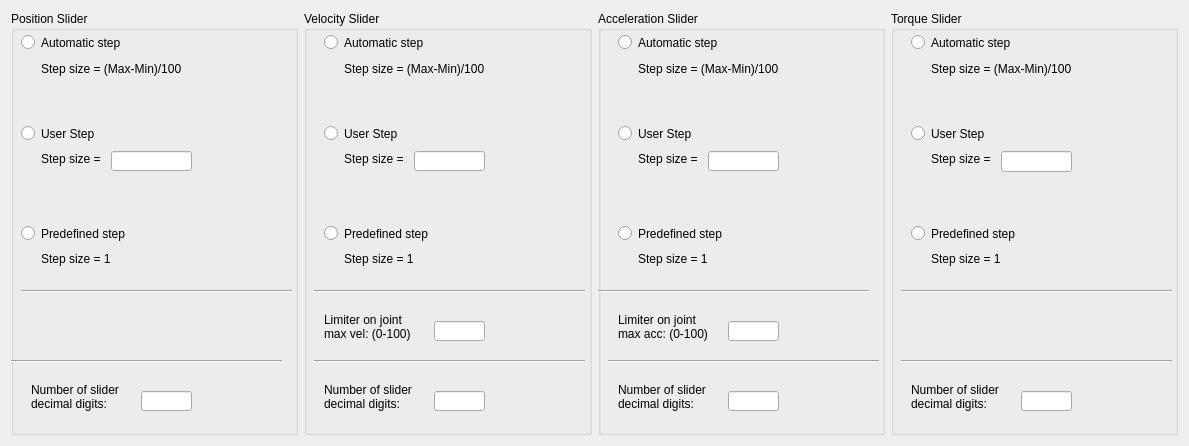
<?xml version="1.0" encoding="UTF-8"?>
<ui version="4.0">
 <class>sliderOptions</class>
 <widget class="QDialog" name="sliderOptions">
  <property name="geometry">
   <rect>
    <x>0</x>
    <y>0</y>
    <width>1189</width>
    <height>446</height>
   </rect>
  </property>
  <property name="windowTitle">
   <string>Dialog</string>
  </property>
  <layout class="QHBoxLayout" name="horizontalLayout">
   <item>
    <widget class="QGroupBox" name="groupBox">
     <property name="title">
      <string>Position Slider</string>
     </property>
     <widget class="QRadioButton" name="radio_pos_auto">
      <property name="geometry">
       <rect>
        <x>10</x>
        <y>23</y>
        <width>141</width>
        <height>17</height>
       </rect>
      </property>
      <property name="text">
       <string>Automatic step</string>
      </property>
     </widget>
     <widget class="QRadioButton" name="radio_pos_user">
      <property name="geometry">
       <rect>
        <x>10</x>
        <y>114</y>
        <width>171</width>
        <height>17</height>
       </rect>
      </property>
      <property name="text">
       <string>User Step</string>
      </property>
     </widget>
     <widget class="QRadioButton" name="radio_pos_one">
      <property name="geometry">
       <rect>
        <x>10</x>
        <y>214</y>
        <width>131</width>
        <height>17</height>
       </rect>
      </property>
      <property name="text">
       <string>Predefined step</string>
      </property>
     </widget>
     <widget class="QLabel" name="label">
      <property name="geometry">
       <rect>
        <x>30</x>
        <y>240</y>
        <width>121</width>
        <height>16</height>
       </rect>
      </property>
      <property name="text">
       <string>Step size = 1</string>
      </property>
     </widget>
     <widget class="QLabel" name="label_2">
      <property name="geometry">
       <rect>
        <x>30</x>
        <y>140</y>
        <width>61</width>
        <height>16</height>
       </rect>
      </property>
      <property name="text">
       <string>Step size =</string>
      </property>
     </widget>
     <widget class="QLabel" name="label_3">
      <property name="geometry">
       <rect>
        <x>30</x>
        <y>50</y>
        <width>161</width>
        <height>16</height>
       </rect>
      </property>
      <property name="text">
       <string>Step size = (Max-Min)/100</string>
      </property>
     </widget>
     <widget class="QLineEdit" name="pos_step">
      <property name="geometry">
       <rect>
        <x>100</x>
        <y>140</y>
        <width>81</width>
        <height>20</height>
       </rect>
      </property>
     </widget>
     <widget class="QLabel" name="label_11">
      <property name="geometry">
       <rect>
        <x>20</x>
        <y>360</y>
        <width>101</width>
        <height>51</height>
       </rect>
      </property>
      <property name="text">
       <string>Number of slider decimal digits:</string>
      </property>
      <property name="wordWrap">
       <bool>true</bool>
      </property>
     </widget>
     <widget class="QLineEdit" name="pos_decimal_digits">
      <property name="geometry">
       <rect>
        <x>130</x>
        <y>380</y>
        <width>51</width>
        <height>20</height>
       </rect>
      </property>
     </widget>
     <widget class="Line" name="line">
      <property name="geometry">
       <rect>
        <x>10</x>
        <y>270</y>
        <width>271</width>
        <height>20</height>
       </rect>
      </property>
      <property name="orientation">
       <enum>Qt::Horizontal</enum>
      </property>
     </widget>
     <widget class="Line" name="line_8">
      <property name="geometry">
       <rect>
        <x>0</x>
        <y>340</y>
        <width>271</width>
        <height>20</height>
       </rect>
      </property>
      <property name="orientation">
       <enum>Qt::Horizontal</enum>
      </property>
     </widget>
    </widget>
   </item>
   <item>
    <widget class="QGroupBox" name="groupBox_2">
     <property name="title">
      <string>Velocity Slider</string>
     </property>
     <widget class="QRadioButton" name="radio_vel_auto">
      <property name="geometry">
       <rect>
        <x>20</x>
        <y>23</y>
        <width>121</width>
        <height>17</height>
       </rect>
      </property>
      <property name="text">
       <string>Automatic step</string>
      </property>
     </widget>
     <widget class="QLabel" name="label_4">
      <property name="geometry">
       <rect>
        <x>40</x>
        <y>240</y>
        <width>141</width>
        <height>16</height>
       </rect>
      </property>
      <property name="text">
       <string>Step size = 1</string>
      </property>
     </widget>
     <widget class="QRadioButton" name="radio_vel_user">
      <property name="geometry">
       <rect>
        <x>20</x>
        <y>114</y>
        <width>151</width>
        <height>17</height>
       </rect>
      </property>
      <property name="text">
       <string>User Step</string>
      </property>
     </widget>
     <widget class="QLabel" name="label_5">
      <property name="geometry">
       <rect>
        <x>40</x>
        <y>140</y>
        <width>61</width>
        <height>16</height>
       </rect>
      </property>
      <property name="text">
       <string>Step size =</string>
      </property>
     </widget>
     <widget class="QRadioButton" name="radio_vel_one">
      <property name="geometry">
       <rect>
        <x>20</x>
        <y>214</y>
        <width>131</width>
        <height>17</height>
       </rect>
      </property>
      <property name="text">
       <string>Predefined step</string>
      </property>
     </widget>
     <widget class="QLabel" name="label_6">
      <property name="geometry">
       <rect>
        <x>40</x>
        <y>50</y>
        <width>161</width>
        <height>16</height>
       </rect>
      </property>
      <property name="text">
       <string>Step size = (Max-Min)/100</string>
      </property>
     </widget>
     <widget class="QLineEdit" name="vel_step">
      <property name="geometry">
       <rect>
        <x>110</x>
        <y>140</y>
        <width>71</width>
        <height>20</height>
       </rect>
      </property>
     </widget>
     <widget class="QLineEdit" name="vel_limiter">
      <property name="geometry">
       <rect>
        <x>130</x>
        <y>310</y>
        <width>51</width>
        <height>20</height>
       </rect>
      </property>
     </widget>
     <widget class="QLabel" name="label_10">
      <property name="geometry">
       <rect>
        <x>20</x>
        <y>300</y>
        <width>101</width>
        <height>31</height>
       </rect>
      </property>
      <property name="text">
       <string>Limiter on joint
max vel: (0-100)</string>
      </property>
     </widget>
     <widget class="QLabel" name="label_16">
      <property name="geometry">
       <rect>
        <x>20</x>
        <y>360</y>
        <width>101</width>
        <height>51</height>
       </rect>
      </property>
      <property name="text">
       <string>Number of slider decimal digits:</string>
      </property>
      <property name="wordWrap">
       <bool>true</bool>
      </property>
     </widget>
     <widget class="QLineEdit" name="vel_decimal_digits">
      <property name="geometry">
       <rect>
        <x>130</x>
        <y>380</y>
        <width>51</width>
        <height>20</height>
       </rect>
      </property>
     </widget>
     <widget class="Line" name="line_2">
      <property name="geometry">
       <rect>
        <x>10</x>
        <y>270</y>
        <width>271</width>
        <height>20</height>
       </rect>
      </property>
      <property name="orientation">
       <enum>Qt::Horizontal</enum>
      </property>
     </widget>
     <widget class="Line" name="line_7">
      <property name="geometry">
       <rect>
        <x>10</x>
        <y>340</y>
        <width>271</width>
        <height>20</height>
       </rect>
      </property>
      <property name="orientation">
       <enum>Qt::Horizontal</enum>
      </property>
     </widget>
    </widget>
   </item>
   <item>
    <widget class="QGroupBox" name="groupBox_4">
     <property name="title">
      <string>Acceleration Slider</string>
     </property>
     <widget class="QRadioButton" name="radio_acc_auto">
      <property name="geometry">
       <rect>
        <x>20</x>
        <y>23</y>
        <width>121</width>
        <height>17</height>
       </rect>
      </property>
      <property name="text">
       <string>Automatic step</string>
      </property>
     </widget>
     <widget class="QLabel" name="label_12">
      <property name="geometry">
       <rect>
        <x>40</x>
        <y>240</y>
        <width>141</width>
        <height>16</height>
       </rect>
      </property>
      <property name="text">
       <string>Step size = 1</string>
      </property>
     </widget>
     <widget class="QRadioButton" name="radio_acc_user">
      <property name="geometry">
       <rect>
        <x>20</x>
        <y>114</y>
        <width>151</width>
        <height>17</height>
       </rect>
      </property>
      <property name="text">
       <string>User Step</string>
      </property>
     </widget>
     <widget class="QLabel" name="label_13">
      <property name="geometry">
       <rect>
        <x>40</x>
        <y>140</y>
        <width>61</width>
        <height>16</height>
       </rect>
      </property>
      <property name="text">
       <string>Step size =</string>
      </property>
     </widget>
     <widget class="QRadioButton" name="radio_acc_one">
      <property name="geometry">
       <rect>
        <x>20</x>
        <y>214</y>
        <width>131</width>
        <height>17</height>
       </rect>
      </property>
      <property name="text">
       <string>Predefined step</string>
      </property>
     </widget>
     <widget class="QLabel" name="label_14">
      <property name="geometry">
       <rect>
        <x>40</x>
        <y>50</y>
        <width>161</width>
        <height>16</height>
       </rect>
      </property>
      <property name="text">
       <string>Step size = (Max-Min)/100</string>
      </property>
     </widget>
     <widget class="QLineEdit" name="acc_step">
      <property name="geometry">
       <rect>
        <x>110</x>
        <y>140</y>
        <width>71</width>
        <height>20</height>
       </rect>
      </property>
     </widget>
     <widget class="QLineEdit" name="acc_limiter">
      <property name="geometry">
       <rect>
        <x>130</x>
        <y>310</y>
        <width>51</width>
        <height>20</height>
       </rect>
      </property>
     </widget>
     <widget class="QLabel" name="label_15">
      <property name="geometry">
       <rect>
        <x>20</x>
        <y>300</y>
        <width>101</width>
        <height>31</height>
       </rect>
      </property>
      <property name="text">
       <string>Limiter on joint
max acc: (0-100)</string>
      </property>
     </widget>
     <widget class="QLabel" name="label_17">
      <property name="geometry">
       <rect>
        <x>20</x>
        <y>360</y>
        <width>101</width>
        <height>51</height>
       </rect>
      </property>
      <property name="text">
       <string>Number of slider decimal digits:</string>
      </property>
      <property name="wordWrap">
       <bool>true</bool>
      </property>
     </widget>
     <widget class="QLineEdit" name="acc_decimal_digits">
      <property name="geometry">
       <rect>
        <x>130</x>
        <y>380</y>
        <width>51</width>
        <height>20</height>
       </rect>
      </property>
     </widget>
     <widget class="Line" name="line_3">
      <property name="geometry">
       <rect>
        <x>0</x>
        <y>270</y>
        <width>271</width>
        <height>20</height>
       </rect>
      </property>
      <property name="orientation">
       <enum>Qt::Horizontal</enum>
      </property>
     </widget>
     <widget class="Line" name="line_6">
      <property name="geometry">
       <rect>
        <x>10</x>
        <y>340</y>
        <width>271</width>
        <height>20</height>
       </rect>
      </property>
      <property name="orientation">
       <enum>Qt::Horizontal</enum>
      </property>
     </widget>
    </widget>
   </item>
   <item>
    <widget class="QGroupBox" name="groupBox_3">
     <property name="title">
      <string>Torque Slider</string>
     </property>
     <widget class="QRadioButton" name="radio_trq_auto">
      <property name="geometry">
       <rect>
        <x>20</x>
        <y>23</y>
        <width>161</width>
        <height>17</height>
       </rect>
      </property>
      <property name="text">
       <string>Automatic step</string>
      </property>
     </widget>
     <widget class="QLabel" name="label_7">
      <property name="geometry">
       <rect>
        <x>40</x>
        <y>240</y>
        <width>131</width>
        <height>16</height>
       </rect>
      </property>
      <property name="text">
       <string>Step size = 1</string>
      </property>
     </widget>
     <widget class="QRadioButton" name="radio_trq_user">
      <property name="geometry">
       <rect>
        <x>20</x>
        <y>114</y>
        <width>161</width>
        <height>17</height>
       </rect>
      </property>
      <property name="text">
       <string>User Step</string>
      </property>
     </widget>
     <widget class="QLabel" name="label_8">
      <property name="geometry">
       <rect>
        <x>40</x>
        <y>140</y>
        <width>61</width>
        <height>16</height>
       </rect>
      </property>
      <property name="text">
       <string>Step size =</string>
      </property>
     </widget>
     <widget class="QRadioButton" name="radio_trq_one">
      <property name="geometry">
       <rect>
        <x>20</x>
        <y>214</y>
        <width>141</width>
        <height>17</height>
       </rect>
      </property>
      <property name="text">
       <string>Predefined step</string>
      </property>
     </widget>
     <widget class="QLabel" name="label_9">
      <property name="geometry">
       <rect>
        <x>40</x>
        <y>50</y>
        <width>161</width>
        <height>16</height>
       </rect>
      </property>
      <property name="text">
       <string>Step size = (Max-Min)/100</string>
      </property>
     </widget>
     <widget class="QLineEdit" name="trq_step">
      <property name="geometry">
       <rect>
        <x>110</x>
        <y>140</y>
        <width>71</width>
        <height>21</height>
       </rect>
      </property>
     </widget>
     <widget class="QLineEdit" name="trq_decimal_digits">
      <property name="geometry">
       <rect>
        <x>130</x>
        <y>380</y>
        <width>51</width>
        <height>20</height>
       </rect>
      </property>
     </widget>
     <widget class="QLabel" name="label_18">
      <property name="geometry">
       <rect>
        <x>20</x>
        <y>360</y>
        <width>101</width>
        <height>51</height>
       </rect>
      </property>
      <property name="text">
       <string>Number of slider decimal digits:</string>
      </property>
      <property name="wordWrap">
       <bool>true</bool>
      </property>
     </widget>
     <widget class="Line" name="line_4">
      <property name="geometry">
       <rect>
        <x>10</x>
        <y>270</y>
        <width>271</width>
        <height>20</height>
       </rect>
      </property>
      <property name="orientation">
       <enum>Qt::Horizontal</enum>
      </property>
     </widget>
     <widget class="Line" name="line_5">
      <property name="geometry">
       <rect>
        <x>10</x>
        <y>340</y>
        <width>271</width>
        <height>20</height>
       </rect>
      </property>
      <property name="orientation">
       <enum>Qt::Horizontal</enum>
      </property>
     </widget>
    </widget>
   </item>
  </layout>
 </widget>
 <resources/>
 <connections/>
</ui>
